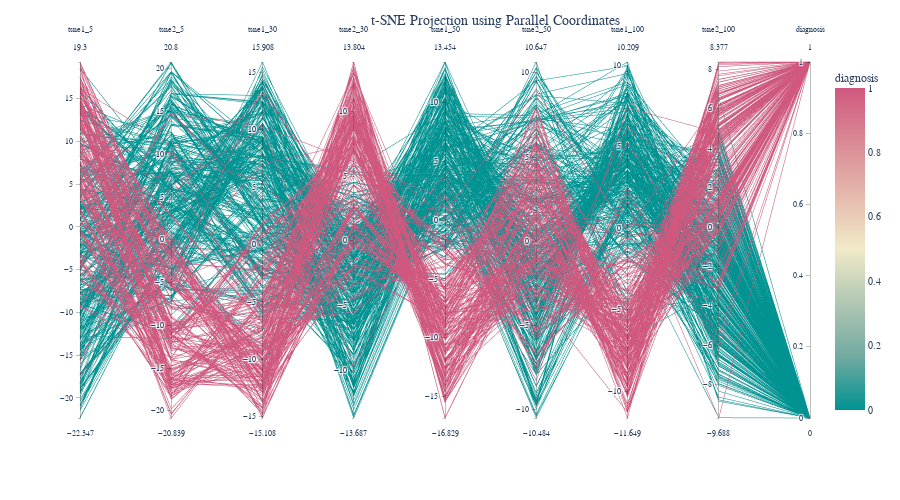

The code cell stored with this chart in its notebook:
### Code cell
# Create a parallel coordinates plot with Plotly
fig = px.parallel_coordinates(tsne_PCP, color='diagnosis', color_continuous_scale=px.colors.diverging.Tealrose,)


fig.update_layout(height=500, hovermode='closest',   title={
        'text': 't-SNE Projection using Parallel Coordinates',
        'y': 0.95,
        'x': 0.55,
        'xanchor': 'center',
        'yanchor': 'bottom'
    },
        font=dict(family="Helvetica Neue, Arial", size=10), )
fig.show()

### Figure 1 — Plotly figure (JSON) as saved in the notebook; plotly's stock layout.template omitted (floating-point values rounded to 4 significant figures; data arrays with more than 128 entries replaced by an {"elided": "..."} marker saying what was removed)
{"data": [{"dimensions": [{"label": "tsne1_5", "values": {"elided": "569 float values"}}, {"label": "tsne2_5", "values": {"elided": "569 float values"}}, {"label": "tsne1_30", "values": {"elided": "569 float values"}}, {"label": "tsne2_30", "values": {"elided": "569 float values"}}, {"label": "tsne1_50", "values": {"elided": "569 float values"}}, {"label": "tsne2_50", "values": {"elided": "569 float values"}}, {"label": "tsne1_100", "values": {"elided": "569 float values"}}, {"label": "tsne2_100", "values": {"elided": "569 float values"}}, {"label": "diagnosis", "values": {"elided": "569 int values"}}], "domain": {"x": [0, 1], "y": [0, 1]}, "line": {"color": {"elided": "569 int values"}, "coloraxis": "coloraxis"}, "name": "", "type": "parcoords"}], "layout": {"coloraxis": {"colorbar": {"title": {"text": "diagnosis"}}, "colorscale": [[0, "rgb(0, 147, 146)"], [0.1667, "rgb(114, 170, 161)"], [0.3333, "rgb(177, 199, 179)"], [0.5, "rgb(241, 234, 200)"], [0.6667, "rgb(229, 185, 173)"], [0.8333, "rgb(217, 137, 148)"], [1, "rgb(208, 88, 126)"]]}, "font": {"family": "Helvetica Neue, Arial", "size": 10}, "height": 500, "hovermode": "closest", "legend": {"tracegroupgap": 0}, "margin": {"t": 60}, "title": {"text": "t-SNE Projection using Parallel Coordinates", "x": 0.55, "xanchor": "center", "y": 0.95, "yanchor": "bottom"}}}
